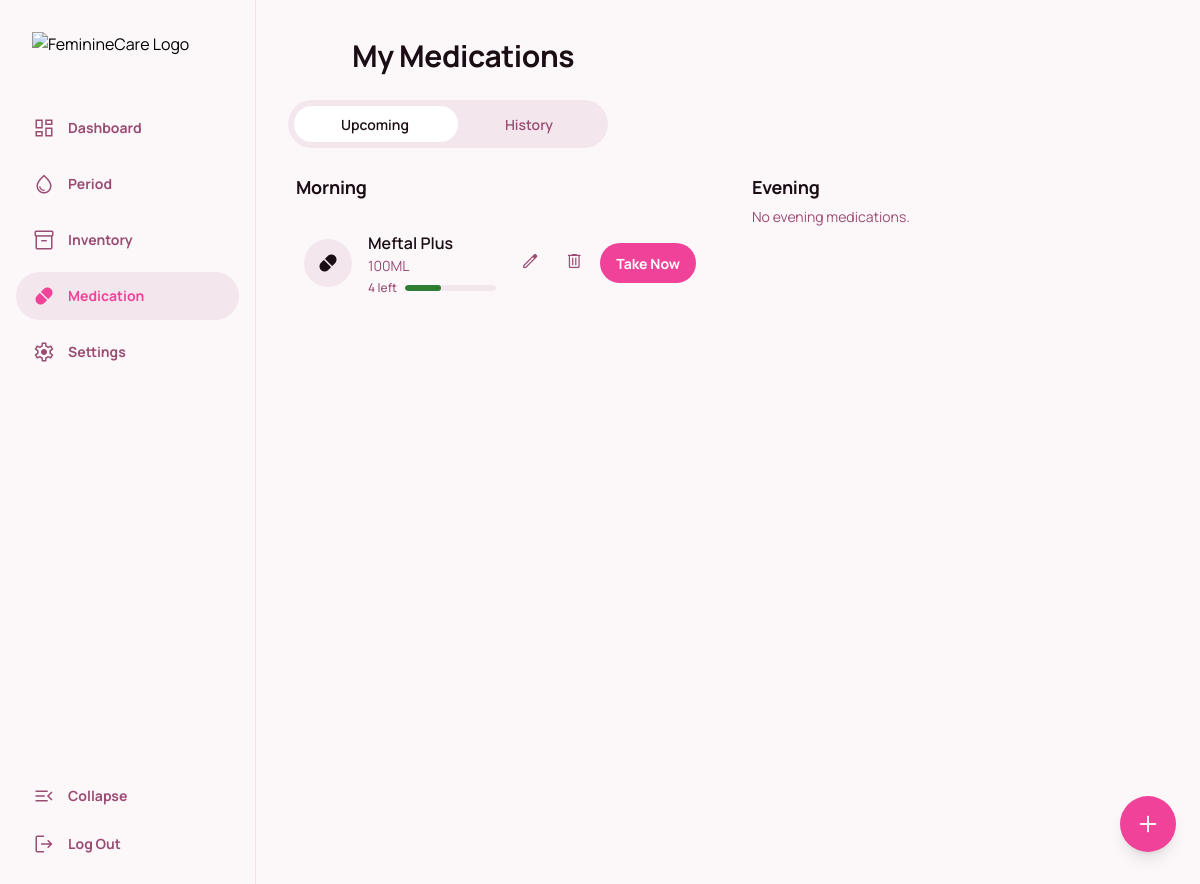
/medications (signed in), run on the app's committed database.
### models.py (models this page shows)
class Medication(db.Model):
    id = db.Column(db.Integer, primary_key=True)
    user_id = db.Column(db.Integer, db.ForeignKey('user.id'), nullable=False)
    name = db.Column(db.String(100), nullable=False)
    dosage = db.Column(db.String(100), nullable=False)
    frequency = db.Column(db.String(20), nullable=False)  # daily, weekly, monthly, as-needed
    time_of_day = db.Column(db.String(10), nullable=False)  # morning, evening
    quantity = db.Column(db.Integer, nullable=False)
    initial_quantity = db.Column(db.Integer, nullable=False)
    next_dose = db.Column(db.DateTime, nullable=False)
    created_at = db.Column(db.DateTime, default=datetime.utcnow)

### app.py (the view)
    def decorated_function(*args, **kwargs):
        if 'user_id' not in session:
            return redirect(url_for('login'))
        return f(*args, **kwargs)

### app.py (called while the page is built, shortened)
def login_required(f):
    def decorated_function(*args, **kwargs):
        if 'user_id' not in session:
            return redirect(url_for('login'))
        return f(*args, **kwargs)
    decorated_function.__name__ = f.__name__
    return decorated_function

def get_user_data():
    if 'user_id' in session:
        user = User.query.get(session['user_id'])
        return user
    return None

@app.context_processor
def inject_user_settings():
    if 'user_id' in session:
        user = get_user_data()
        if user and user.settings:
            return dict(user_settings={
                'cycle_reminders': user.settings.cycle_reminders,
                'medication_reminders': user.settings.medication_reminders,
                'supply_alerts': user.settings.supply_alerts,
                'notification_sounds': user.settings.notification_sounds,
                'passcode_lock': user.settings.passcode_lock
            })

### templates/medications.html (shortened to what this page needs)
{% extends "base.html" %}
{% block main_class %}flex-1 px-4 pb-24 overflow-y-auto md:pb-8 md:p-8{% endblock %}
{% block content %}
<header class="sticky top-0 z-10 flex items-center justify-between bg-background-light/80 dark:bg-background-dark/80 p-4 pb-2 backdrop-blur-sm md:bg-transparent md:dark:bg-transparent md:backdrop-blur-none md:relative md:pt-0">
    <div class="flex size-12 shrink-0 items-center justify-start">
    </div>
    <h1 class="flex-1 text-center text-lg font-bold leading-tight tracking-[-0.015em] text-text-primary dark:text-white md:text-left md:text-3xl">My Medications</h1>
</header>
<div class="pb-24 md:pb-0">
    <div class="flex py-3 mx-auto md:mx-0 md:max-w-xs">
        <div class="flex h-12 flex-1 items-center justify-center rounded-full bg-surface p-1.5">
            <label class="flex h-full grow cursor-pointer items-center justify-center overflow-hidden rounded-full px-2 text-sm font-semibold leading-normal text-text-secondary has-[:checked]:bg-card-background has-[:checked]:text-text-primary">
                <span class="truncate">Upcoming</span>
            </label>
            <label class="flex h-full grow cursor-pointer items-center justify-center overflow-hidden rounded-full px-2 text-sm font-semibold leading-normal text-text-secondary has-[:checked]:bg-card-background has-[:checked]:text-text-primary">
                <span class="truncate">History</span>
            </label>
        </div>
    </div>
    <div id="upcomingView" class="space-y-6 lg:grid lg:grid-cols-2 lg:gap-8 lg:space-y-0">
        {% if not morning_meds and not evening_meds %}
            <div class="text-center py-4 text-text-secondary dark:text-gray-400 lg:col-span-2">
                No medications added yet
            </div>
        {% else %}
            <section>
                <h2 class="px-2 pb-2 pt-4 text-lg font-bold leading-tight tracking-[-0.015em] text-text-primary dark:text-white">Morning</h2>
                {% if morning_meds %}
                    <div class="space-y-3 p-4">
                        {% for med in morning_meds %}
                            <div class="flex min-h-[72px] items-center gap-4 py-2">
                                <div class="flex items-center gap-4 flex-1">
                                    <div class="flex size-12 shrink-0 items-center justify-center rounded-lg bg-surface dark:bg-white/5 text-text-primary dark:text-white">
                                        <span class="material-symbols-outlined filled">pill</span>
                                    </div>
                                    <div class="flex flex-col justify-center flex-1">
                                        <p class="text-base font-semibold leading-normal text-text-primary dark:text-white line-clamp-1">{{ med.name }}</p>
                                        <p class="text-sm font-normal leading-normal text-text-secondary dark:text-gray-400 line-clamp-2">{{ med.dosage }}</p>
                                        <div class="flex items-center gap-2 mt-1">
                                            <span class="text-xs font-medium text-text-secondary dark:text-gray-400">{{ med.quantity }} left</span>
                                            <div class="flex-1 h-1.5 bg-surface dark:bg-gray-700 rounded-full overflow-hidden">
                                                {% set initial_qty = med.initial_quantity or 30 %}
                                                {% set initial_qty = 30 if initial_qty <= 0 else initial_qty %}
                                                {% set width_percentage = (med.quantity / initial_qty) * 100 %}
                                                {% if width_percentage > 100 %}{% set width_percentage = 100 %}{% endif %}
                                                <div class="h-full {% if med.quantity > (initial_qty * 0.25) %}bg-success{% elif med.quantity > 0 %}bg-alert{% else %}bg-danger{% endif %} rounded-full" style="width: {{ width_percentage }}%"></div>
                                            </div>
                                        </div>
                                    </div>
                                </div>
                                <div class="shrink-0 flex gap-2">
                                    <button onclick="editMedication('{{ med.id }}', '{{ med.name }}', '{{ med.dosage }}', '{{ med.frequency }}', '{{ med.time_of_day }}', {{ med.quantity }})" class="flex size-9 items-center justify-center text-text-secondary dark:text-white/70">
                                        <span class="material-symbols-outlined text-xl">edit</span>
                                    </button>
                                    <form action="{{ url_for('delete_medication', med_id=med.id) }}" method="post" onsubmit="return confirm('Are you sure you want to delete this medication?')">
                                        <button type="submit" class="flex size-9 items-center justify-center text-text-secondary dark:text-white/70">
                                            <span class="material-symbols-outlined text-xl">delete</span>
                                        </button>
                                    </form>
                                    <form action="{{ url_for('take_medication', med_id=med.id) }}" method="post">
                                        {% if med.quantity <= 0 %}
                                            <button type="button" class="flex h-10 min-w-[84px] max-w-[480px] cursor-not-allowed items-center justify-center overflow-hidden rounded-full bg-gray-400 dark:bg-gray-600 px-4 text-sm font-bold leading-normal text-white" disabled>
                                                <span class="truncate">Out of Stock</span>
                                            </button>
                                        {% else %}
                                            <button type="submit" class="flex h-10 min-w-[84px] max-w-[480px] cursor-pointer items-center justify-center overflow-hidden rounded-full bg-primary px-4 text-sm font-bold leading-normal text-white">
                                                <span class="truncate">Take Now</span>
                                            </button>
                                        {% endif %}
                                    </form>
                                </div>
                            </div>
                        {% endfor %}
                    </div>
                {% else %}
                    <p class="px-2 text-sm text-text-secondary dark:text-gray-400">No morning medications.</p>
                {% endif %}
            </section>
            <section>
                <h2 class="px-2 pb-2 pt-4 text-lg font-bold leading-tight tracking-[-0.015em] text-text-primary dark:text-white">Evening</h2>
                {% if evening_meds %}
                    <div class="space-y-3 p-4">
                        {% for med in evening_meds %}
                            <div class="flex min-h-[72px] items-center gap-4 py-2">
                                <div class="flex items-center gap-4 flex-1">
                                    <div class="flex size-12 shrink-0 items-center justify-center rounded-lg bg-surface dark:bg-white/5 text-text-primary dark:text-white">
                                        <span class="material-symbols-outlined filled">pill</span>
                                    </div>
                                    <div class="flex flex-col justify-center flex-1">
                                        <p class="text-base font-semibold leading-normal text-text-primary dark:text-white line-clamp-1">{{ med.name }}</p>
                                        <p class="text-sm font-normal leading-normal text-text-secondary dark:text-gray-400 line-clamp-2">{{ med.dosage }}</p>
                                        <div class="flex items-center gap-2 mt-1">
                                            <span class="text-xs font-medium text-text-secondary dark:text-gray-400">{{ med.quantity }} left</span>
                                            <div class="flex-1 h-1.5 bg-surface dark:bg-gray-700 rounded-full overflow-hidden">
                                                {% set initial_qty = med.initial_quantity or 30 %}
                                                {% set initial_qty = 30 if initial_qty <= 0 else initial_qty %}
                                                {% set width_percentage = (med.quantity / initial_qty) * 100 %}
                                                {% if width_percentage > 100 %}{% set width_percentage = 100 %}{% endif %}
                                                <div class="h-full {% if med.quantity > (initial_qty * 0.25) %}bg-success{% elif med.quantity > 0 %}bg-alert{% else %}bg-danger{% endif %} rounded-full" style="width: {{ width_percentage }}%"></div>
                                            </div>
                                        </div>
                                    </div>
                                </div>
                                <div class="shrink-0 flex gap-2">
                                    <button onclick="editMedication('{{ med.id }}', '{{ med.name }}', '{{ med.dosage }}', '{{ med.frequency }}', '{{ med.time_of_day }}', {{ med.quantity }})" class="flex size-9 items-center justify-center text-text-secondary dark:text-white/70">
                                        <span class="material-symbols-outlined text-xl">edit</span>
                                    </button>
                                    <form action="{{ url_for('delete_medication', med_id=med.id) }}" method="post" onsubmit="return confirm('Are you sure you want to delete this medication?')">
                                        <button type="submit" class="flex size-9 items-center justify-center text-text-secondary dark:text-white/70">
                                            <span class="material-symbols-outlined text-xl">delete</span>
                                        </button>
                                    </form>
                                    <form action="{{ url_for('take_medication', med_id=med.id) }}" method="post">
                                        {% if med.quantity <= 0 %}
                                            <button type="button" class="flex h-10 min-w-[84px] max-w-[480px] cursor-not-allowed items-center justify-center overflow-hidden rounded-full bg-gray-400 dark:bg-gray-600 px-4 text-sm font-bold leading-normal text-white" disabled>
                                                <span class="truncate">Out of Stock</span>
                                            </button>
                                        {% else %}
                                            <button type="submit" class="flex h-10 min-w-[84px] max-w-[480px] cursor-pointer items-center justify-center overflow-hidden rounded-full bg-primary px-4 text-sm font-bold leading-normal text-white">
                                                <span class="truncate">Take Now</span>
                                            </button>
                                        {% endif %}
                                    </form>
                                </div>
                            </div>
                            {% if not loop.last %}
                                <div class="h-px w-full bg-border-color dark:bg-white/10"></div>
                            {% endif %}
                        {% endfor %}
                    </div>
                {% else %}
                    <p class="px-2 text-sm text-text-secondary dark:text-gray-400">No evening medications.</p>
                {% endif %}
            </section>
        {% endif %}
    </div>
</div>
{% endblock %}

### static/css/style.css (style rules this page uses)
body { font-family: 'Manrope', sans-serif; }

### templates/base.html (style rules this page uses)
.material-symbols-outlined { font-variation-settings: 'FILL' 0, 'wght' 300, 'GRAD' 0, 'opsz' 24; }
.material-symbols-outlined.filled { font-variation-settings: 'FILL' 1, 'wght' 300, 'GRAD' 0, 'opsz' 24; }
body { min-height: max(884px, 100dvh); }

### data on the page
Medication: name "Meftal Plus", dosage "100ML", quantity "4", shows "Take Now"
